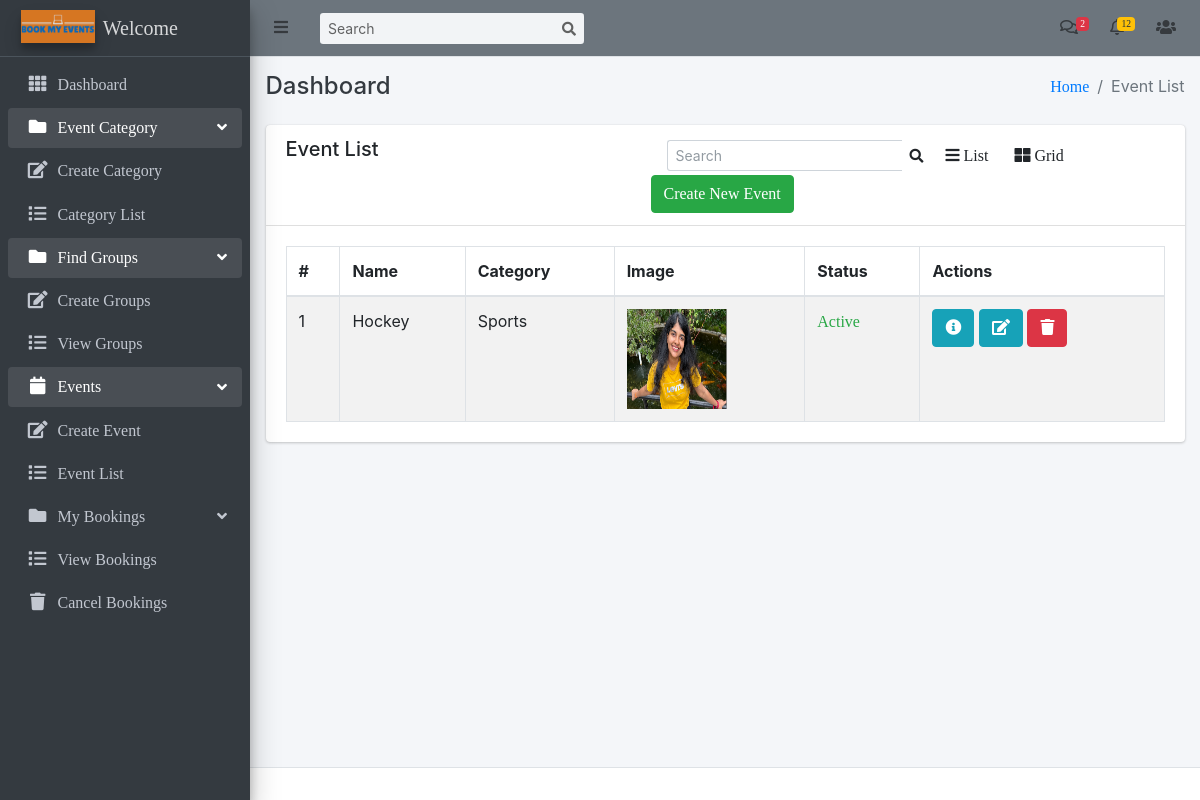
The page /events/event-list/ (signed in) on the database as committed earlier.
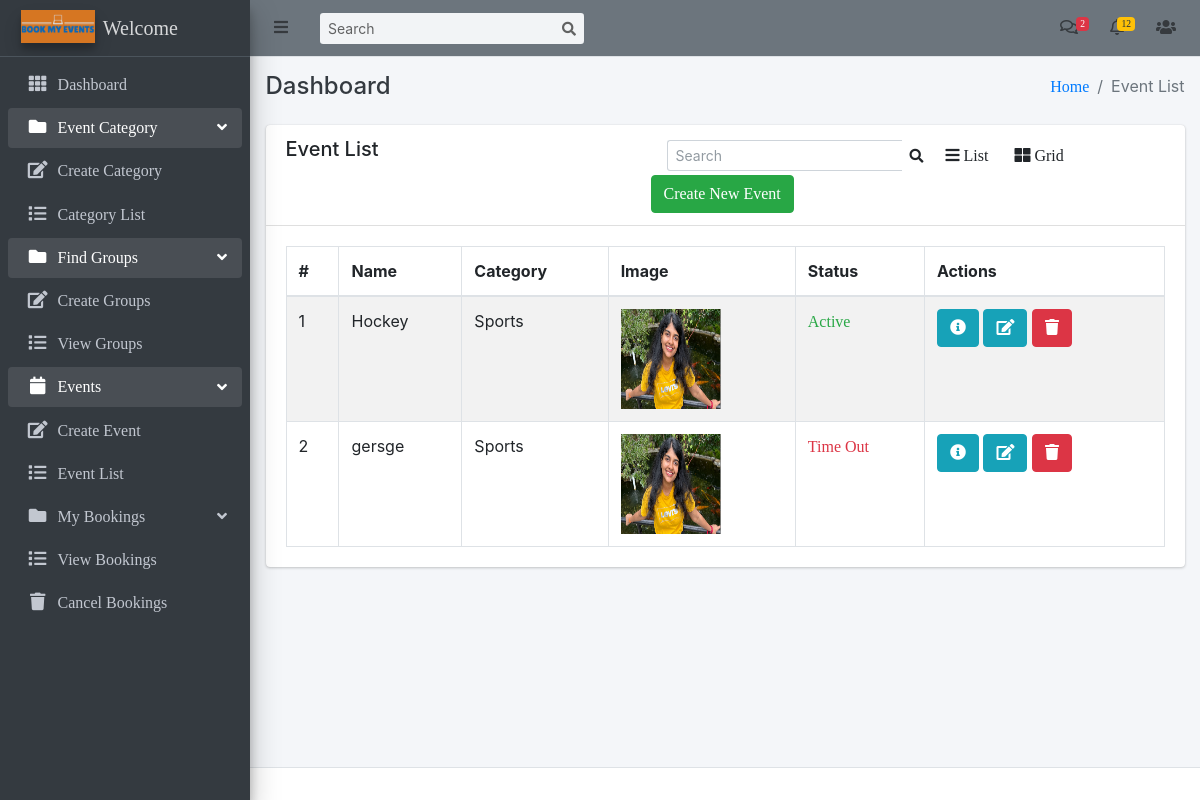
The same page on the database as committed later.
### events/models.py (models this page shows, shortened)
class Event(models.Model):
    category = models.ForeignKey(EventCategory, on_delete=models.CASCADE)
    name = models.CharField(max_length=255, unique=True)
    ufid = models.PositiveIntegerField(unique=True)
    description = RichTextUploadingField()
    select_scheduled_status = (
        ('yet to scheduled', 'Yet to Scheduled'),
        ('scheduled', 'Scheduled')
    )
    scheduled_status = models.CharField(max_length=25, choices=select_scheduled_status)
    venue = models.CharField(max_length=255)
    start_date = models.DateField()
    end_date = models.DateField()
    location = models.CharField(max_length=255)
    maximum_attende = models.PositiveIntegerField()
    num_tickets_available = models.PositiveIntegerField(default=0)
    created_user = models.ForeignKey('auth.User', on_delete=models.CASCADE, blank=True, null=True, related_name='event_created_user')
    updated_user = models.ForeignKey('auth.User', on_delete=models.CASCADE, blank=True, null=True, related_name='event_updated_user')
    created_date = models.DateField(auto_now_add=True)
    updated_date = models.DateField(auto_now_add=True)
    status_choice = (
        ('disabled', 'Disabled'),
        ('active', 'Active'),
        ('deleted', 'Deleted'),
        ('time out', 'Time Out'),
        ('completed', 'Completed'),
        ('cancel', 'Cancel'),
    )
    status = models.CharField(choices=status_choice, max_length=10)

class EventCategory(models.Model):
    name = models.CharField(max_length=255, unique=True)
    code = models.CharField(max_length=6, unique=True)
    image = models.ImageField(upload_to='event_category/')
    priority = models.IntegerField(unique=True)
    created_user = models.ForeignKey('auth.User', on_delete=models.CASCADE, related_name='created_user')
    updated_user = models.ForeignKey('auth.User', on_delete=models.CASCADE, related_name='updated_user')
    created_date = models.DateField(auto_now_add=True)
    updated_date = models.DateField(auto_now_add=True)
    status_choice = (
        ('disabled', 'Disabled'),
        ('active', 'Active'),
        ('deleted', 'Deleted'),
        ('blocked', 'Blocked'),
        ('completed', 'Completed'),
    )
    status = models.CharField(choices=status_choice, max_length=10)
    def __str__(self):
        return self.name

class EventImage(models.Model):
    event = models.OneToOneField(Event, on_delete=models.CASCADE)
    image = models.ImageField(upload_to='event_image/')

### events/views.py (the view)
# urls.py: path('event-list/', EventListView.as_view(), name='event-list'),
class EventListView(LoginRequiredMixin, ListView):
    login_url = 'login'
    model = Event
    template_name = 'events/event_list.html'
    context_object_name = 'events'

### templates/events/event_list.html (shortened to what the changed rows need)
{% extends 'base/base.html' %}
{% block content %}
    <div class="row">
        <div class="col-md-12">
            <div class="card">
                <div class="card-body">
                      <table class="table table-striped table-bordered datatable dataTable no-footer" id="DataTables_Table_0" role="grid" aria-describedby="DataTables_Table_0_info" style="border-collapse: collapse !important">
                        <thead>
                            <tr role="row">
                                <th>#</th>
                                <th>Name</th>
                                <th>Category</th>
                                <th class="event_image">Image</th>
                                <th>Status</th>
                                <th>Actions</th>
                            </tr>
                        </thead>
                        <tbody>
                            {% for event in events %}
                              <tr>
                                  <td>{{ forloop.counter }}</td>
                                  <td>{{ event.name }}</td>
                                  <td>{{ event.category }}</td>
                                  <td class="event_image">
                                      <img class="event_image" src="{{ event.eventimage.image.url }}" alt="Image" height="100px" width="100px">
                                  </td>
                                  <td>
                                      {% if event.status == 'active' %}
                                        <a href="{% url 'update-event-status' event.id %}" class="text-success">{{ event.status|title }}</a>
                                      {% elif event.status == 'completed' %}
                                        <a href="{% url 'update-event-status' event.id %}" class="text-primary">{{ event.status|title }}</a>
                                      {% else %}
                                        <a href="{% url 'update-event-status' event.id %}" class="text-danger">{{ event.status|title }}</a>
                                      {% endif %}
                                  </td>
                                  <td>
                                      <a class="btn btn-info" href="{% url 'event-detail' event.pk %}" title="view">
                                          <i class="fa fa-info-circle"></i>
                                      </a>
                                      <a class="btn btn-info" href="{% url 'event-edit' event.pk %}" title="edit">
                                        <i class="fa fa-edit"></i>
                                    </a>
                                      <a class="btn btn-danger" href="{% url 'event-delete' event.pk %}" title="delete">
                                          <i class="fa fa-trash"></i>
                                      </a>
                                  </td>
                              </tr>
                            {% endfor %}
                        </tbody>
                    </table>
                </div>
            </div>
        </div>
    </div>
{% endblock content %}

Rows that differ between the two databases and show on the page:
added Event: name "gersge", category "Sports", eventimage.image (picture), status "Time Out"
